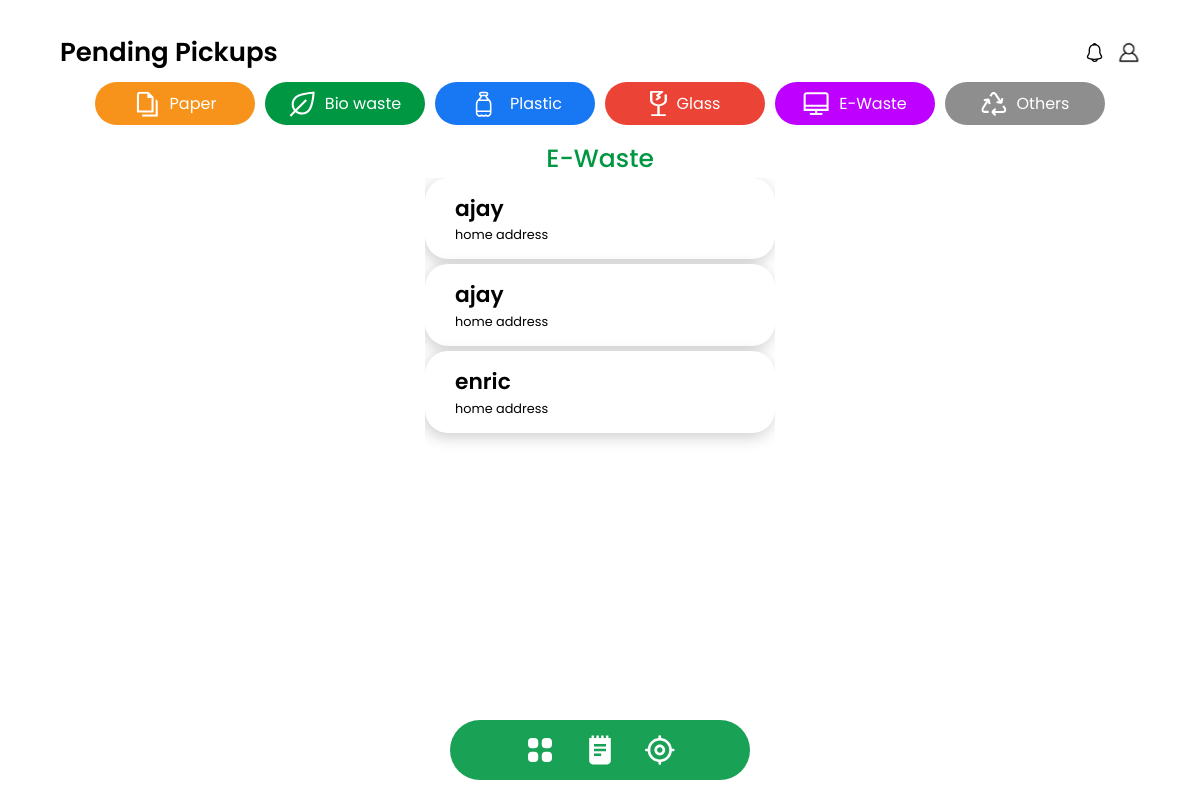
Before: /ewaste_pickup/ (signed in) with the older database file.
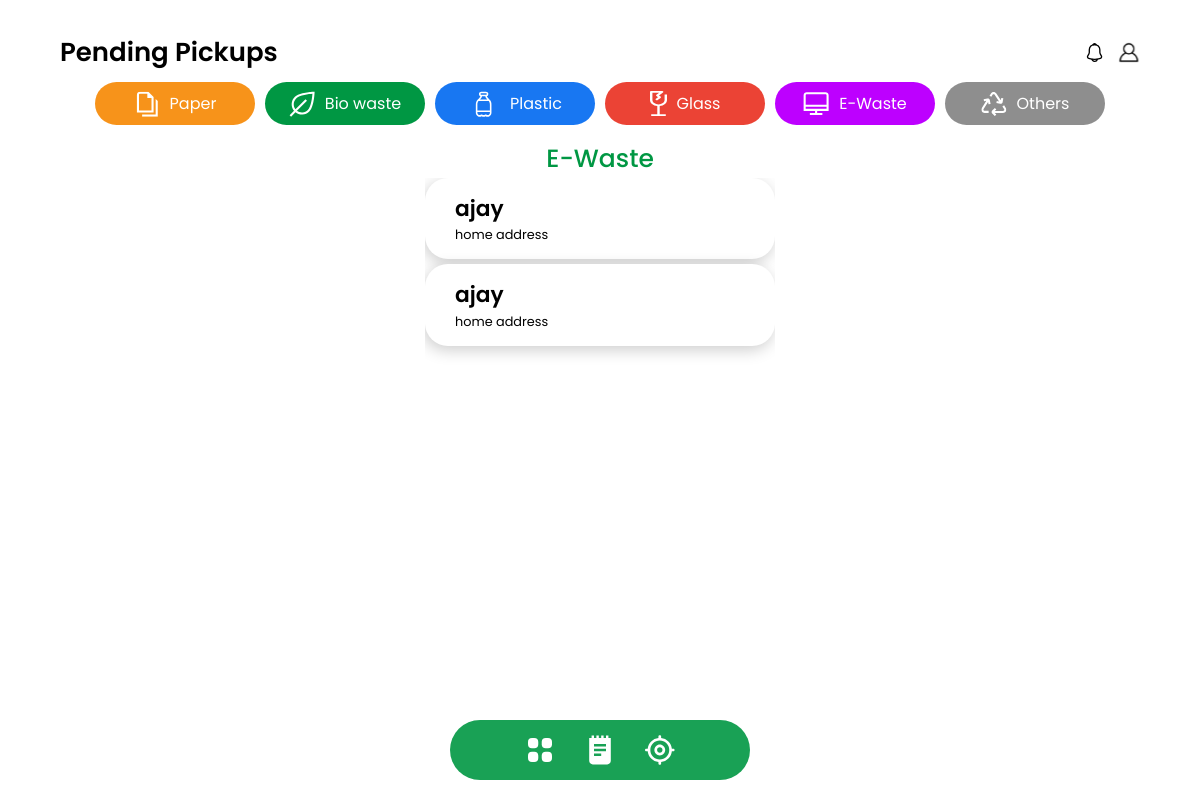
After: the same page with the newer database file.
### wrap/models.py (models this page shows)
class Booking(models.Model):
    book_id=  models.AutoField(primary_key=True)
    email = models.EmailField()
    uid = models.IntegerField()
    name = models.CharField(max_length=20,default='null')
    wastetype = models.CharField(max_length=20)
    date = models.DateField(settings.DATE_FORMAT)
    booking_address_title = models.CharField(max_length=20,default='null')
    booking_address = models.CharField(max_length=100,default='null')
    booking_status = models.CharField(max_length=20)
    booking_latitude = models.FloatField(default='0.0')
    booking_longitude = models.FloatField(default='0.0')
    def __str__(self):
        return self.email

### wrap/views.py (the view)
# urls.py: path('ewaste_pickup/',ewaste_pickup,name='ewaste_pickup'),
def ewaste_pickup(request):
    if 'uname' in request.session:
        data = {'name':request.session.get('uname')}
        books = Booking.objects.all()
        booking_data=[]
        for book in books:
            if book.wastetype=='e-waste':
                print(book)
                booking_data.append({'name': book.name, 'email': book.email, 'uid': book.uid,'wastetype':book.wastetype,'date':str(book.date),'date1':str(book.date)[8:10],'booking_status':book.booking_status,'address':book.booking_address,'book_id':book.book_id})
        return render(request,'employee/ewaste-pickup.html',{'booking':booking_data})
    else:
        data = {'status':'You need to login first'}
        return render(request,'sigin.html',context=data)

### wrap/templates/employee/ewaste-pickup.html (shortened to what this page needs)
{% extends 'employee/pending-pickups.html' %} {% block employeestyle %} {% endblock %}
 {% block employeetitle %}E-Waste{% endblock %}
    {% block employeecontent %}
  <div class="user-content-wrapper">
  {% for book in booking %}
  <button onclick="openPopup('{{book.book_id}}')">
  <div class="user-content">
    <h1>{{book.name}}</h1>
    <p>{{book.address}}</p>
  </div></button>
  {% endfor %}
</div>
{% endblock %}

Changed rows visible on the page:
removed Booking: name "enric", address "home address"
